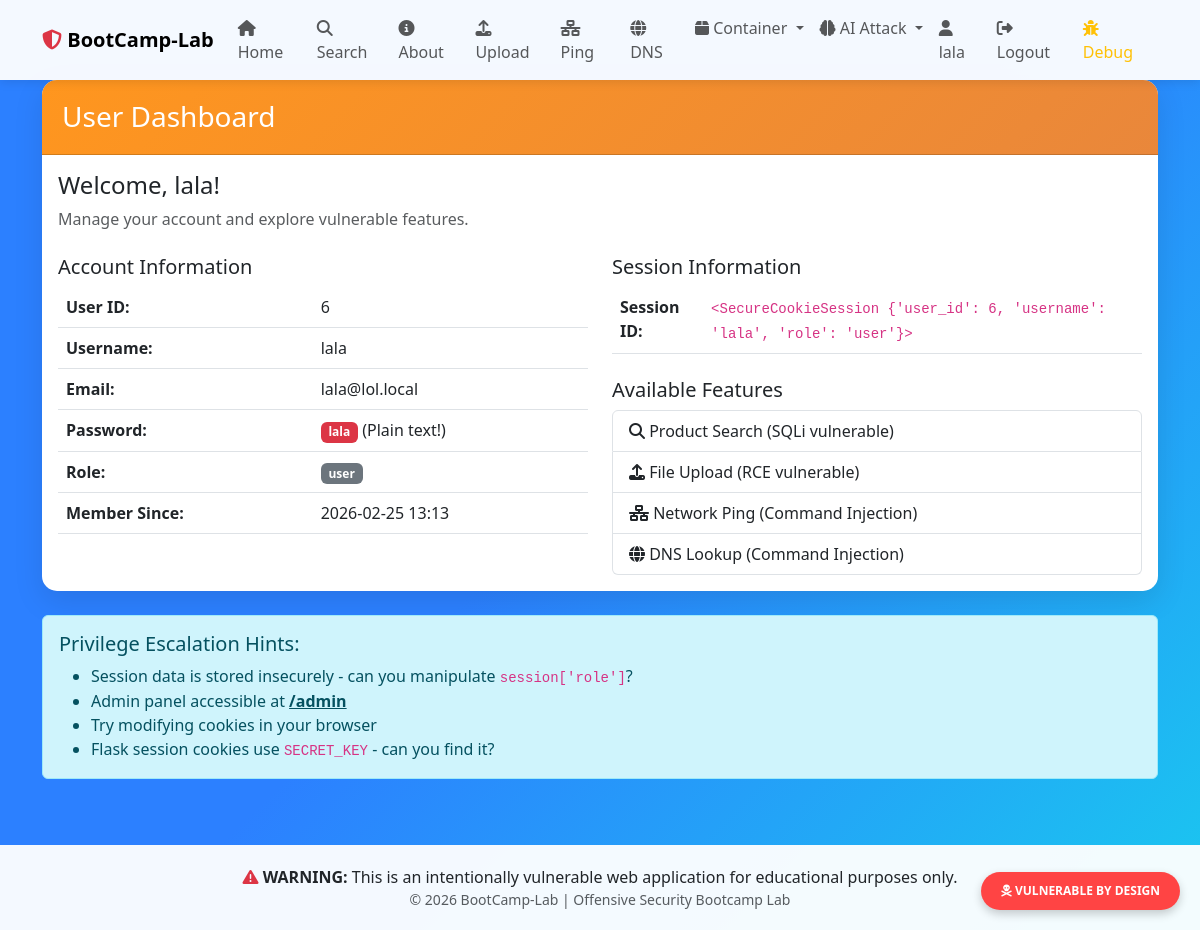
The app's page /dashboard (signed in) with its own data.
### app.py (models this page shows, shortened)
class User(db.Model):
    __tablename__ = 'users'
    id = db.Column(db.Integer, primary_key=True)
    username = db.Column(db.String(80), unique=True, nullable=False)
    email = db.Column(db.String(120), unique=True, nullable=False)
    password = db.Column(db.String(255), nullable=False)  # Plain text password (vulnerable!)
    role = db.Column(db.String(20), default='user')
    created_at = db.Column(db.DateTime, default=datetime.utcnow)

### app.py (the view)
@app.route('/dashboard')
def dashboard():
    if not is_logged_in():
        flash('Please login first!', 'warning')
        return redirect(url_for('login'))
    user = get_current_user()
    return render_template('dashboard.html', user=user)

### app.py (called while the page is built)
def is_logged_in():
    return 'user_id' in session

def get_current_user():
    if is_logged_in():
        return User.query.get(session['user_id'])
    return None

### templates/dashboard.html (shortened to what this page needs)
{% extends "base.html" %}
{% block content %}
<div class="row">
    <div class="col-12">
        <div class="card mb-4">
            <div class="card-header">
                <h3 class="mb-0">User Dashboard</h3>
            </div>
            <div class="card-body">
                <h4>Welcome, {{ user.username }}!</h4>
                <p class="text-muted">Manage your account and explore vulnerable features.</p>
                <div class="row mt-4">
                    <div class="col-md-6">
                        <h5>Account Information</h5>
                        <table class="table">
                            <tr>
                                <th>User ID:</th>
                                <td>{{ user.id }}</td>
                            </tr>
                            <tr>
                                <th>Username:</th>
                                <td>{{ user.username }}</td>
                            </tr>
                            <tr>
                                <th>Email:</th>
                                <td>{{ user.email }}</td>
                            </tr>
                            <tr>
                                <th>Password:</th>
                                <td><span class="badge bg-danger">{{ user.password }}</span> (Plain text!)</td>
                            </tr>
                            <tr>
                                <th>Role:</th>
                                <td>
                                    {% if user.role == 'admin' %}
                                    <span class="badge bg-danger">{{ user.role }}</span>
                                    {% else %}
                                    <span class="badge bg-secondary">{{ user.role }}</span>
                                    {% endif %}
                                </td>
                            </tr>
                            <tr>
                                <th>Member Since:</th>
                                <td>{{ user.created_at.strftime('%Y-%m-%d %H:%M') }}</td>
                            </tr>
                        </table>
                    </div>
                    <div class="col-md-6">
                        <h5>Session Information</h5>
                        <table class="table">
                            <tr>
                                <th>Session ID:</th>
                                <td><code>{{ session }}</code></td>
                            </tr>
                        </table>
                        <h5 class="mt-4">Available Features</h5>
                        <div class="list-group">
                            <a href="{{ url_for('search') }}" class="list-group-item list-group-item-action">
                                <i class="fas fa-search"></i> Product Search (SQLi vulnerable)
                            </a>
                            <a href="{{ url_for('upload') }}" class="list-group-item list-group-item-action">
                                <i class="fas fa-upload"></i> File Upload (RCE vulnerable)
                            </a>
                            <a href="{{ url_for('ping') }}" class="list-group-item list-group-item-action">
                                <i class="fas fa-network-wired"></i> Network Ping (Command Injection)
                            </a>
                            <a href="{{ url_for('dns_lookup') }}" class="list-group-item list-group-item-action">
                                <i class="fas fa-globe"></i> DNS Lookup (Command Injection)
                            </a>
                        </div>
                    </div>
                </div>
            </div>
        </div>
        <div class="alert alert-info">
            <h5>Privilege Escalation Hints:</h5>
            <ul class="mb-0">
                <li>Session data is stored insecurely - can you manipulate <code>session['role']</code>?</li>
                <li>Admin panel accessible at <a href="{{ url_for('admin') }}" class="alert-link">/admin</a></li>
                <li>Try modifying cookies in your browser</li>
                <li>Flask session cookies use <code>SECRET_KEY</code> - can you find it?</li>
            </ul>
        </div>
    </div>
</div>
{% endblock %}

### templates/base.html (style rules this page uses)
body { min-height: 100vh; background: linear-gradient(135deg, #2c80ff 50%, #1ac8ef 100%); }
.card { border: none; border-radius: 15px; box-shadow: 0 10px 30px rgba(0,0,0,0.1); }
.card-header { background: linear-gradient(135deg, #ff961e 0%, #e9873b 100%); color: white; border-radius: 15px 15px 0 0 !important; padding: 20px; }

### records on screen
User: username "lala", id "6", email "lala@lol.local", password "lala", role "user", created_at "2026-02-25 13:13"

### other values on screen
{{ session.get('username') }} "lala"
{{ session }} "<SecureCookieSession {'user_id': 6, 'username': 'lala', 'role': 'user'}>"
